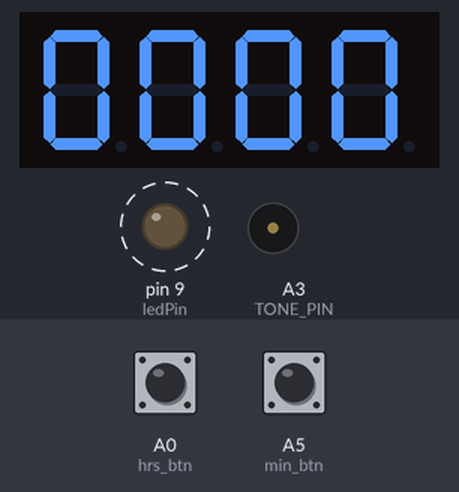
Recording of a sketch running on a simulated Arduino Uno, built with avr-gcc and run on an emulated ATmega328P. Shown: 4-digit seven-segment display, output pins drawn as LEDs (lit = HIGH), buzzer (waves = sounding). Dashed ring = blinking. The test bench sets the inputs (shaded band); at power-on: A0 (hrs_btn) HIGH, A5 (min_btn) HIGH.

Above: at 4.2 s.
4.3 s: A0 (hrs_btn) pulled LOW for 1.3 s
At 4.8 s:
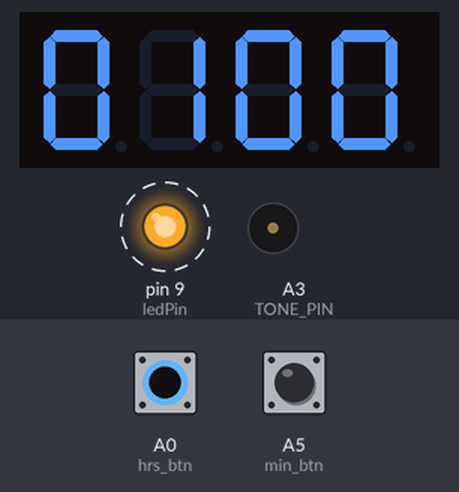
7.1 s: A5 (min_btn) pulled LOW for 1.3 s
At 7.65 s:
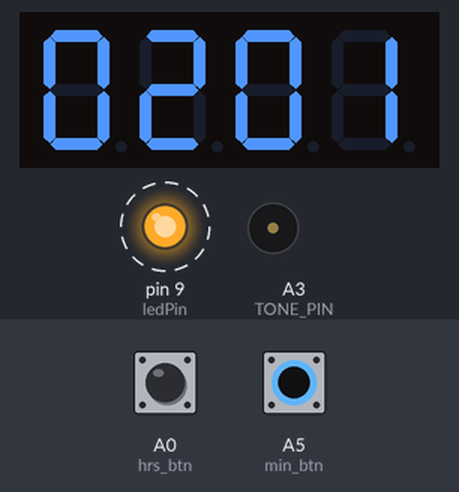
9.9 s: A0 (hrs_btn) pulled LOW for 1.3 s
At 10.65 s:
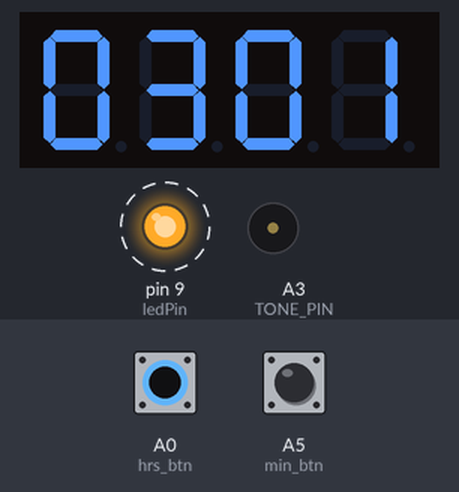
12.7 s: A5 (min_btn) pulled LOW for 1.3 s
At 13.8 s:
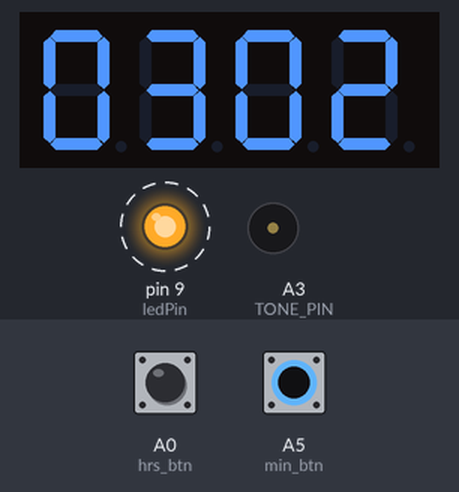
Timing chart, 0 to 16.5 s (numbered marks = the images above; inputs shaded):
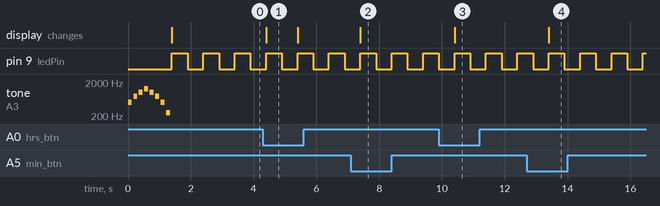

The sketch:

sketch_jan25a.ino
```cpp
#include <TimerFreeTone.h>

//------Electronics-project-hub.com-----//
#include "SevSeg.h"
SevSeg Display;
const unsigned long period = 1000; //one second
const unsigned long led_period = 500; //LED blink millisecond
unsigned long startMillis;
unsigned long led_startMillis;
unsigned long currentMillis;
unsigned long led_currentMillis;
const int hrs_btn = A0;
const int min_btn = A5;
const int ledPin = 9;
int Hrs = 00;
int Min = 0;
int Sec = 0;
int Time;
int ledState = LOW;


#define TONE_PIN A3 // Pin you have speaker/piezo connected to (be sure to include a 100 ohm resistor).

int melody[] = {  500, 750, 1000,1250,1000, 750, 500, 250 };
int duration[] = { 125, 125, 125, 125, 125, 125, 125, 125 };
int dpState = 0;


void setup()
{
  pinMode(hrs_btn, INPUT_PULLUP);
  pinMode(min_btn, INPUT_PULLUP);
  pinMode(ledPin, OUTPUT);
  byte numDigits = 4;
  byte digitPins[] = {13,12,11,10};
  byte segmentPins[] = {2, 3, 4, 5, 6, 7, 8, 9};
  bool resistorsOnSegments = false;
  bool updateWithDelays = false;
  byte hardwareConfig = COMMON_CATHODE;
  bool leadingZeros = true;
  bool disableDecPoint = true;
  Display.begin(hardwareConfig, numDigits, digitPins, segmentPins, resistorsOnSegments, updateWithDelays, leadingZeros, disableDecPoint);
  Display.setBrightness(100);
}
void loop()
{
if(Min==0 && Sec==0)
{
  for (int thisNote = 0; thisNote < 8; thisNote++) { // Loop through the notes in the array.
    TimerFreeTone(TONE_PIN, melody[thisNote], duration[thisNote]); // Play thisNote for duration.
    delay(50); // Short delay between notes.
  }
}


  currentMillis = millis();
  if (currentMillis - startMillis >= period)
  {
    Sec = Sec + 1;
    startMillis = currentMillis;
  }
  led_currentMillis = millis();
  if (led_currentMillis - led_startMillis >= led_period)
  {
    led_startMillis = led_currentMillis;
    if (ledState == LOW)
    {
      ledState = HIGH;
      if (digitalRead(hrs_btn) == LOW)
      {
        Hrs = Hrs + 1;
      }
      if (digitalRead(min_btn) == LOW)
      {
        Min = Min + 1;
        Sec = 0;
      }
    }
    else
    {
      ledState = LOW;
    }
    digitalWrite(ledPin, ledState);
  }
  if (Sec == 60)
  {
    Sec = 0;
    Min = Min + 1;
  }
  if (Min == 60)
  {
    Min = 0;
    Hrs = Hrs + 1;
  }
  if (Hrs == 24)
  {
    Hrs = 0;
  }
  Time = Hrs * 100 + Min;
  Display.setNumber(Time);
  Display.refreshDisplay();

}

//------Electronics-project-hub.com-----//
```

Measured:
- after the input at 4.3 s, the display: changes after 0.10 s (image 1)
- after the input at 7.1 s, the display: changes after 0.30 s (image 2)
- after the input at 9.9 s, the display: changes after 0.50 s (image 3)
- after the input at 12.7 s, the display: changes after 0.70 s (image 4)
- by itself, pin 9 (ledPin): alternates HIGH for 0.50 s and LOW for 0.50 s
- by itself, tone on A3 (TONE_PIN): plays 500 Hz for 0.13 s, 750 Hz for 0.13 s, 1000 Hz for 0.13 s, 1250 Hz for 0.13 s, 1000 Hz for 0.13 s, 750 Hz for 0.13 s … (8 notes in this stretch)
- what the display in image 1 shows lasts 1.0 s, from 4.4 s to 5.4 s
